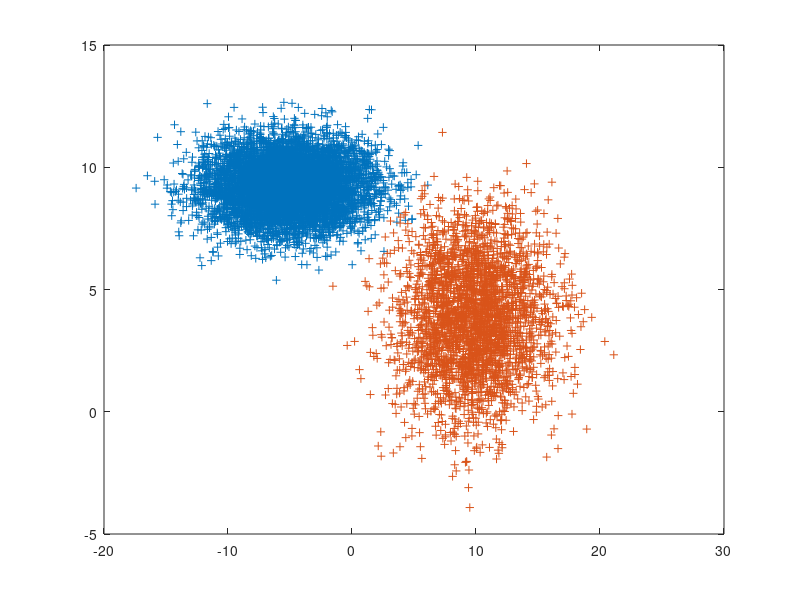

Write MATLAB code to recreate this figure.
clear;
clc;
close all;
data_size=10^4;
data_size_1=data_size*(70/100);
data_size_2=data_size-data_size_1;

train_data_size=data_size*(10/100);

dimensions=2;

span_mu=10;
span_var=10;

mu_1=2*span_mu*rand(1,dimensions)-span_mu;
var_1=span_var*rand(1,dimensions);
mu_2=2*span_mu*rand(1,dimensions)-span_mu;
for ii=1:dimensions
    if(mu_1(ii)+var_1(ii)>mu_2(ii)&&mu_1(ii)-var_1(ii)<mu_2(ii))
        disp('displaced');
        if(mu_2(ii)>mu_1(ii))
            mu_2(ii)=mu_2(ii)+1*var_1(ii);
        else
            mu_2(ii)=mu_2(ii)-1*var_1(ii);
        end
    end
end
var_2=span_var*rand(1,dimensions);

data_1=(var_1.^(1/2)).*randn(data_size_1,dimensions)+mu_1;
data_2=(var_2.^(1/2)).*randn(data_size_2,dimensions)+mu_2;
data_1=[data_1, ones(data_size_1,1)];
data_2=[data_2,-1.*ones(data_size_2,1)];

plot(data_1(:,1),data_1(:,2),'+');
hold on;
plot(data_2(:,1),data_2(:,2),'+');

total_data=[data_1;data_2];
data_validation=total_data;
perm=randperm(data_size,train_data_size);
data_validation(perm,:)=[];
train_data=total_data(perm,:);